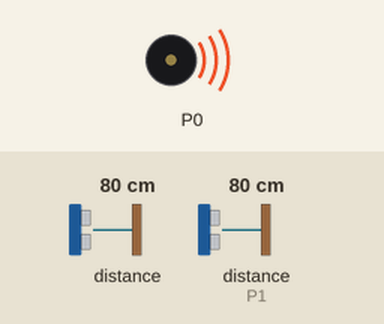
Bench run of a program on a simulated BBC micro:bit running MicroPython. Shown: buzzer (waves = sounding). Inputs (shaded band) come from the test bench; at power-on: distance to the obstacle 80 cm, distance to the obstacle (sensor on P1) 80 cm. The echo pulse lasts 58.3 µs per cm; what the program prints to the serial console is not drawn.

Above: at 0.1 s.
Timing chart, 0 to 1.6 s (numbered marks = the images above):
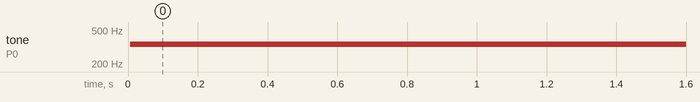

Measured:
- by itself, tone on P0: silent → 340 Hz at 0.01 s

The program:

distancepitch.py
```python
# tinybit ultrasonic using firialabs.com/blogs
#  bread board and clips board with sound
# I have also rewired the breakout board using the pin map
# https://makecode.microbit.org/device/pins
# https://firialabs.com/blogs/lab-notes/ultrasonic-distance-sensor-with-python-and-the-micro-bit


from microbit import *
from machine import time_pulse_us
import music

# choose pins based on wiring
trig = pin2
echo = pin1
# set up IO
trig.write_digital(0)
echo.read_digital()

while True:

    # trigger ultrasonic burst
    trig.write_digital(1)
    trig.write_digital(0)
    # measure the input echo puls in microseconds and covets to seconds
    micros = time_pulse_us(echo, 1)
    t_echo = micros / 1000000
    # caculate distanced
    distancecm = (t_echo / 2) * 34300
    # display.scroll(int(distancecm))
    print(distancecm)
    music.pitch(int((distancecm))+261,-1)
    '''
    if distancecm < 25:
        display.show(Image.SAD)
        # music.play("C4:4")
    else:
        display.show(Image.HAPPY)
        # display.scroll(int(distancecm))
    '''
    sleep(200)
```
